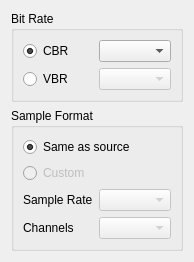
<?xml version="1.0" encoding="UTF-8"?>
<ui version="4.0">
 <class>Mp3Panel</class>
 <widget class="QWidget" name="Mp3Panel">
  <property name="geometry">
   <rect>
    <x>0</x>
    <y>0</y>
    <width>181</width>
    <height>254</height>
   </rect>
  </property>
  <property name="windowTitle">
   <string>Form</string>
  </property>
  <layout class="QVBoxLayout" name="verticalLayout">
   <item>
    <widget class="QGroupBox" name="groupBox">
     <property name="title">
      <string>Bit Rate</string>
     </property>
     <layout class="QGridLayout" name="gridLayout_2">
      <item row="0" column="0">
       <widget class="QRadioButton" name="cbr">
        <property name="text">
         <string>CBR</string>
        </property>
        <property name="checked">
         <bool>true</bool>
        </property>
       </widget>
      </item>
      <item row="0" column="1">
       <widget class="QComboBox" name="bitRate"/>
      </item>
      <item row="1" column="0">
       <widget class="QRadioButton" name="vbr">
        <property name="text">
         <string>VBR</string>
        </property>
       </widget>
      </item>
      <item row="1" column="1">
       <widget class="QComboBox" name="level">
        <property name="enabled">
         <bool>false</bool>
        </property>
       </widget>
      </item>
     </layout>
    </widget>
   </item>
   <item>
    <widget class="QGroupBox" name="groupBox_2">
     <property name="title">
      <string>Sample Format</string>
     </property>
     <layout class="QVBoxLayout" name="verticalLayout_2">
      <item>
       <widget class="QRadioButton" name="radioButton">
        <property name="text">
         <string>Same as source</string>
        </property>
        <property name="checked">
         <bool>true</bool>
        </property>
       </widget>
      </item>
      <item>
       <widget class="QRadioButton" name="custom">
        <property name="enabled">
         <bool>false</bool>
        </property>
        <property name="text">
         <string>Custom</string>
        </property>
       </widget>
      </item>
      <item>
       <layout class="QGridLayout" name="gridLayout">
        <item row="0" column="0">
         <widget class="QLabel" name="label">
          <property name="text">
           <string>Sample Rate</string>
          </property>
         </widget>
        </item>
        <item row="0" column="1">
         <widget class="QComboBox" name="sampleRate">
          <property name="enabled">
           <bool>false</bool>
          </property>
         </widget>
        </item>
        <item row="1" column="0">
         <widget class="QLabel" name="label_2">
          <property name="text">
           <string>Channels</string>
          </property>
         </widget>
        </item>
        <item row="1" column="1">
         <widget class="QComboBox" name="channels">
          <property name="enabled">
           <bool>false</bool>
          </property>
         </widget>
        </item>
       </layout>
      </item>
     </layout>
    </widget>
   </item>
  </layout>
 </widget>
 <resources/>
 <connections>
  <connection>
   <sender>cbr</sender>
   <signal>toggled(bool)</signal>
   <receiver>bitRate</receiver>
   <slot>setEnabled(bool)</slot>
   <hints>
    <hint type="sourcelabel">
     <x>121</x>
     <y>62</y>
    </hint>
    <hint type="destinationlabel">
     <x>240</x>
     <y>62</y>
    </hint>
   </hints>
  </connection>
  <connection>
   <sender>vbr</sender>
   <signal>toggled(bool)</signal>
   <receiver>level</receiver>
   <slot>setEnabled(bool)</slot>
   <hints>
    <hint type="sourcelabel">
     <x>99</x>
     <y>109</y>
    </hint>
    <hint type="destinationlabel">
     <x>296</x>
     <y>109</y>
    </hint>
   </hints>
  </connection>
  <connection>
   <sender>custom</sender>
   <signal>toggled(bool)</signal>
   <receiver>sampleRate</receiver>
   <slot>setEnabled(bool)</slot>
   <hints>
    <hint type="sourcelabel">
     <x>250</x>
     <y>215</y>
    </hint>
    <hint type="destinationlabel">
     <x>247</x>
     <y>239</y>
    </hint>
   </hints>
  </connection>
  <connection>
   <sender>custom</sender>
   <signal>toggled(bool)</signal>
   <receiver>channels</receiver>
   <slot>setEnabled(bool)</slot>
   <hints>
    <hint type="sourcelabel">
     <x>333</x>
     <y>207</y>
    </hint>
    <hint type="destinationlabel">
     <x>334</x>
     <y>266</y>
    </hint>
   </hints>
  </connection>
 </connections>
</ui>
